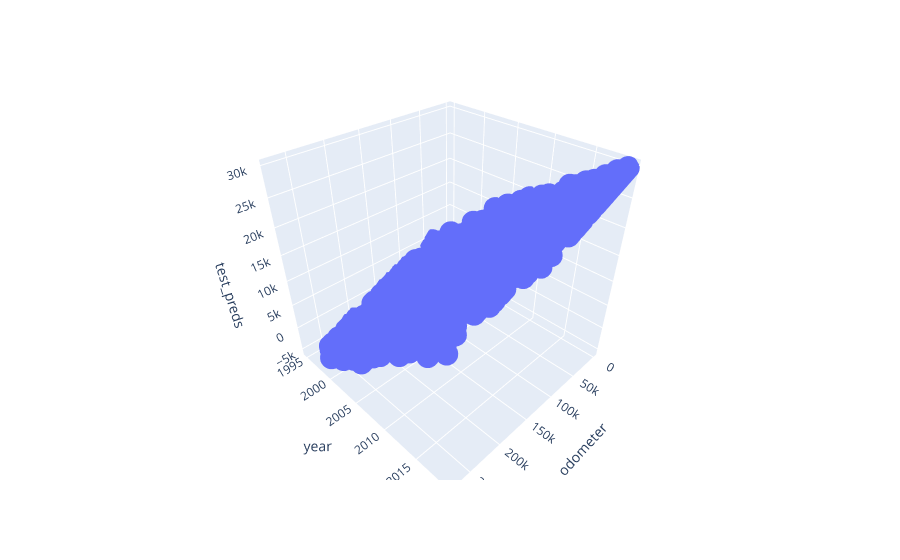

The cell this chart's notebook holds for it:
### Markdown cell above
**Plot Test Preds**

### Code cell
px.scatter_3d(test_preds_plot, x = "odometer", y = "year", z = "test_preds")

### Figure 1 — Plotly figure (JSON) as saved in the notebook; plotly's stock layout.template omitted (floating-point values rounded to 4 significant figures; data arrays with more than 128 entries replaced by an {"elided": "..."} marker saying what was removed)
{"data": [{"hovertemplate": "odometer=%{x}<br>year=%{y}<br>test_preds=%{z}<extra></extra>", "legendgroup": "", "marker": {"color": "#636efa", "symbol": "circle"}, "mode": "markers", "name": "", "scene": "scene", "showlegend": false, "type": "scatter3d", "x": {"elided": "7507 int values"}, "y": {"elided": "7507 int values"}, "z": {"elided": "7507 float values"}}], "layout": {"legend": {"tracegroupgap": 0}, "margin": {"t": 60}, "scene": {"domain": {"x": [0, 1], "y": [0, 1]}, "xaxis": {"title": {"text": "odometer"}}, "yaxis": {"title": {"text": "year"}}, "zaxis": {"title": {"text": "test_preds"}}}}}
